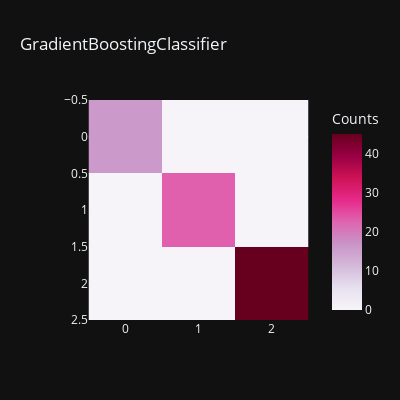

Here is the notebook cell this chart was saved with:
### Code cell
models = [grd]
for model in models:
    model.fit(x_train, y_train)
    y_pred = model.predict(x_test)
    print(type(model).__name__,"Mean_absolute_error: ",mean_absolute_error(y_test, y_pred))
    print(type(model).__name__,"Mean_squared_error: ",mean_squared_error(y_test, y_pred))
    print(type(model).__name__,"Root_mean_squared_error: ",np.sqrt(mean_squared_error(y_test, y_pred)))
    print(type(model).__name__,"R2_score: ",r2_score(y_test, y_pred))
    print(type(model).__name__,"Classification_report: \n",classification_report(y_test, y_pred))
    

    fig=px.imshow(confusion_matrix(y_test, y_pred),color_continuous_scale="PuRd",title=type(model).__name__,
                  width=400,height=400,labels=dict(X="Predicted", Y="Actual", color="Counts"),template="plotly_dark")
    fig.show()

### Figure 1 — Plotly figure (JSON) as saved in the notebook; plotly's stock layout.template omitted (floating-point values rounded to 4 significant figures)
{"data": [{"coloraxis": "coloraxis", "hovertemplate": "x: %{x}<br>y: %{y}<br>Counts: %{z}<extra></extra>", "name": "0", "type": "heatmap", "xaxis": "x", "yaxis": "y", "z": [[16, 0, 0], [0, 23, 0], [0, 0, 45]]}], "layout": {"coloraxis": {"colorbar": {"title": {"text": "Counts"}}, "colorscale": [[0, "rgb(247,244,249)"], [0.125, "rgb(231,225,239)"], [0.25, "rgb(212,185,218)"], [0.375, "rgb(201,148,199)"], [0.5, "rgb(223,101,176)"], [0.625, "rgb(231,41,138)"], [0.75, "rgb(206,18,86)"], [0.875, "rgb(152,0,67)"], [1, "rgb(103,0,31)"]]}, "height": 400, "title": {"text": "GradientBoostingClassifier"}, "width": 400, "xaxis": {"anchor": "y", "constrain": "domain", "domain": [0, 1], "scaleanchor": "y"}, "yaxis": {"anchor": "x", "autorange": "reversed", "constrain": "domain", "domain": [0, 1]}}}
